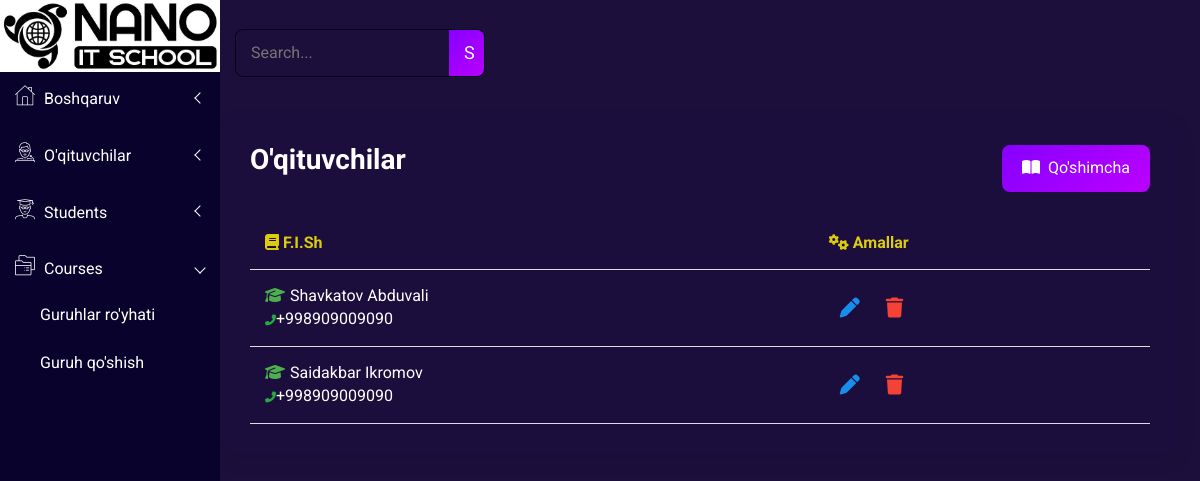
Screenshot of /all-professors/ with the database file from the repository.
### main/models.py (models this page shows, shortened)
class ProfileUser(models.Model):
    ROLE_CHOICES = [
        ('teacher', "O'qituvchi"),
        ('student', "Talaba"),
    ]
    user = models.OneToOneField(User, on_delete=models.CASCADE, related_name='profile')
    role = models.CharField(max_length=10, choices=ROLE_CHOICES, default='student')
    full_name = models.CharField(max_length=150, null=True, blank=True)
    address = models.CharField(max_length=150, null=True, blank=True)
    phone_number = models.CharField(max_length=90, null=True, blank=True)
    birth_date = models.CharField(max_length=90, null=True, blank=True)
    description = models.TextField(blank=True, null=True)
    department = models.CharField(max_length=150, null=True, blank=True)
    profile_pic = models.ImageField(upload_to='profile_pics/', blank=True, null=True)
    group = models.ForeignKey('add_course_model', on_delete=models.SET_NULL, null=True, blank=True)
    is_approved = models.BooleanField(default=False)

### main/views.py (the view)
# urls.py: path('all-professors/', all_proffesors_view),
def all_proffesors_view(request):
    query = request.GET.get('q')
    professors = ProfileUser.objects.filter(role='teacher', is_approved=True)
    if query:
        professors = professors.filter(
            Q(full_name__icontains=query) |
            Q(phone_number__icontains=query)
        )
    context = {
        'professors': professors
    }
    return render(request, 'all-professors.html', context)

### main/context_processors.py (called while the page is built)
def unread_notifications_count(request):
    if request.user.is_authenticated:
        count = Notification.objects.filter(user=request.user, is_read=False).count()
        return {'unread_notifications_count': count}
    return {}

### templates/all-professors.html (shortened to what this page needs)
{% extends "base.html" %}
{% load static %}
{% block content %}
    <div class="all-content-wrapper">
        <div class="header-advance-area">
            <div class="breadcome-area">
                <div class="container-fluid">
                    <div class="row">
                        <div class="col-lg-12 col-md-12 col-sm-12 col-xs-12">
                            <div class="breadcome-list">
                                <div class="row">
                                    <div class="col-lg-6 col-md-6 col-sm-6 col-xs-12">
                                        <div class="breadcome-heading">
                                            <form method="GET">
                                                <div class="search-container">
                                                    <input type="text" name="q" placeholder="Search..." class="search-input" value="{{ request.GET.q }}">
                                                    <button type="submit" class="search-button">S</button>
                                                </div>
                                            </form>
                                        </div>
                                    </div>
                                </div>
                            </div>
                        </div>
                    </div>
                </div>
            </div>
        </div>
        <div class="contacts-area mg-b-15">
            <div class="container-table">
                <div class="header">
                    <h1>O'qituvchilar</h1>
                    <a href="#"><button class="add-button"><i class="fas fa-book-open"></i>Qo'shimcha</button></a>
                </div>
                <table>
                    <thead>
                        <tr>
                            <th style="color: #dccb0f;"><i class="fas fa-book"></i> F.I.Sh</th>
                            <th style="color: #dccb0f;"><i class="fas fa-cogs"></i> Amallar</th>
                        </tr>
                    </thead>
                    <tbody>
                        {% for i in professors %}
                        <tr>
                            <td><i class="fas fa-graduation-cap course-icon"></i>{{i.full_name}}<br>
                                <span><i class="fas fa-phone-alt" style="color: #28A745; font-size: 11px !important;"></i>{{i.phone_number}}</span>
                            </td>
                            <td>
                                <div class="actions">
                                    <a href="{% url 'edit_professor' i.id %}">
                                        <button class="edit-btn"><i class="fas fa-pen"></i></button>
                                    </a>
                                    <a href="{% url 'delete_professor' i.id %}">
                                        <button class="delete-btn"><i class="fas fa-trash"></i></button>
                                    </a>
                                </div>
                            </td>
                        </tr>
                        {% endfor %}
                    </tbody>
                </table>
            </div>
        </div>
    </div>
{% endblock %}

### static/css/main.css (style rules this page uses)
html { color: #222; font-size: 1em; line-height: 1.4; }

### templates/all-professors.html (style rules this page uses)
.search-container { display: flex; align-items: center; width: 100%; margin-left: 220px; max-width: 250px; border: 1px solid #03040d; border-radius: 8px; color: white; overflow: hidden; background-color: rgba(29, 15, 60, 0.6); }
.search-input { flex: 1; padding: 10px 15px; border: none; font-size: 16px; outline: none; background-color: rgba(29, 15, 60, 0.6); }
.search-button { background: linear-gradient(135deg, #8600ff, #bb00ff); color: white; border: none; padding: 10px 15px; cursor: pointer; font-size: 18px; transition: background-color 0.3s; }
.container-table { width: 80%; background-color: rgba(29, 15, 60, 0.3); border-radius: 15px; box-shadow: 0 8px 16px rgba(0, 0, 0, 0.1); padding: 30px; box-sizing: border-box; margin-left: 220px; transition: transform 0.3s ease; }
.container-table>.header { display: flex; justify-content: space-between; align-items: left; margin-bottom: 25px; }
.container-table>.header h1 { margin: 0; color: #fff; font-size: 28px; }
.add-button { background: linear-gradient(135deg, #8600ff, #bb00ff); color: white; padding: 12px 20px; border: none; border-radius: 8px; text-decoration: none; font-size: 16px; cursor: pointer; transition: background-color 0.3s, transform 0.3s; }
.add-button i { margin-right: 8px; }
.container-table>table { width: 100%; border-collapse: collapse; border: none; }
thead { background-color: rgba(29, 15, 60, 0.3); }
th, td { padding: 15px; text-align: center; border-bottom: 1px solid #ddd; font-size: 16px; color: #fff; text-align: left !important; transition: background-color 0.3s; }
.actions button { background: none; border: none; cursor: pointer; margin: 0 5px; font-size: 20px; transition: transform 0.3s, color 0.3s; }
.edit-btn { color: #198dec }
.delete-btn { color: #f44336; }
.course-icon { color: #4CAF50; margin-right: 5px; }

### rows the page displays
ProfileUser: full_name "Shavkatov Abduvali", phone_number "+998909009090"
ProfileUser: full_name "Saidakbar Ikromov", phone_number "+998909009090"
